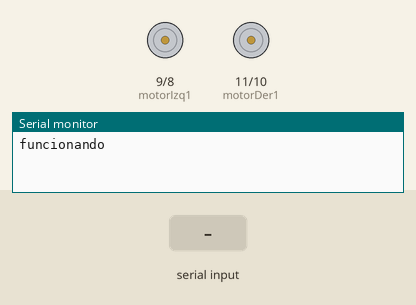
The sketch below on a simulated Arduino Uno, built with avr-gcc and run on an emulated ATmega328P. Shown: motor-driver pin pairs drawn as motors (green arrow = first pin HIGH = forward, orange = second pin HIGH = backward, longer = more drive), the last lines printed to the serial monitor. Inputs (shaded band) come from the test bench.

Above: at 1.2 s.
1.3 s: "a" received over Serial
At 2.5 s:
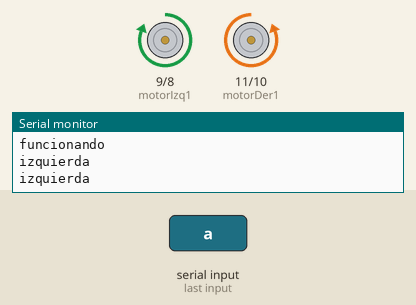
2.8 s: "s" received over Serial
At 3.7 s:
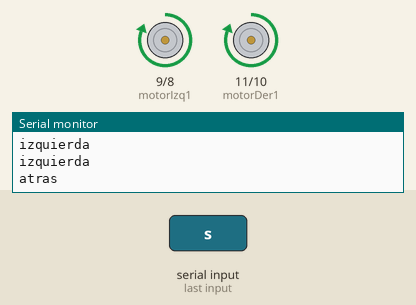
4.3 s: "d" received over Serial
At 4.8 s:
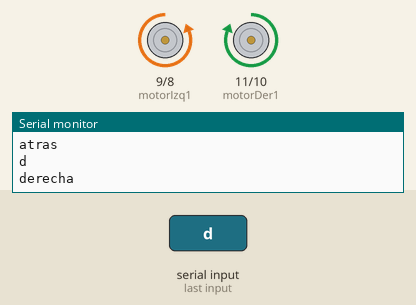
5.8 s: "w" received over Serial
At 7.1 s:
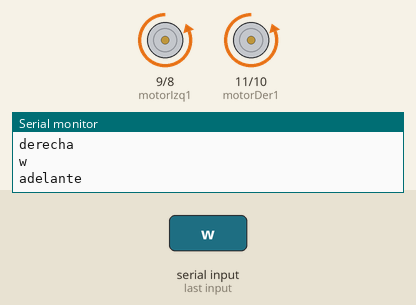
Timing chart, 0 to 8.3 s (numbered marks = the images above; inputs shaded):
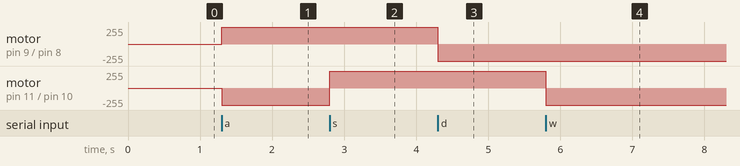

The sketch:

carrito_BT.ino
```cpp
/*********************************
 **  sumobots Fetec 2016       **
 * *******************************
 *
 * Firmware hecho para el control de un sumobot o carrito con bluetooth
 * utilizando el driver L298N, HC-05 o hc-06 y arduino uno
 *
 * Hecho por Yeffri J Salazar.
 * Comunidad Arduino Guatemala y Najt Labs.
 * github.com/yeffrimic
 *
 */


//#include <SoftwareSerial.h>
//SoftwareSerial Serial(2,3);//rx, tx

// Configuramos los pines que vamos a usar
int motorDer1=11;//El pin 2 a In1 del L298N
int motorDer2=10;//El pin 3 a In2 del L298N
int motorIzq1=9;//El pin 7 a In3 del L298N
int motorIzq2=8;//El pin 4 a In4 del L298N

int velocidad=150;


void setup() {
 Serial.begin(9600);
  Serial.begin(9600);

  pinMode(motorDer1, OUTPUT);
  pinMode(motorDer2, OUTPUT);
  pinMode(motorIzq1, OUTPUT);
  pinMode(motorIzq2, OUTPUT);
  Serial.println("funcionando");
}

void atras(){
  digitalWrite(motorDer1,HIGH);
  digitalWrite(motorDer2,LOW);
  digitalWrite(motorIzq1,HIGH);
  digitalWrite(motorIzq2,LOW);
}
void adelante(){
  digitalWrite(motorDer1,LOW);
  digitalWrite(motorDer2,HIGH);
  digitalWrite(motorIzq1,LOW);
  digitalWrite(motorIzq2,HIGH);
}
void giraDerecha(){
  digitalWrite(motorDer1,HIGH);
  digitalWrite(motorDer2,LOW);
  digitalWrite(motorIzq1,LOW);
  digitalWrite(motorIzq2,HIGH);
}
void giraIzquierda(){
  digitalWrite(motorDer1,LOW);
  digitalWrite(motorDer2,HIGH);
  digitalWrite(motorIzq1,HIGH);
  digitalWrite(motorIzq2,LOW);
}
void parar(){
  digitalWrite(motorDer1,LOW);
  digitalWrite(motorDer2,LOW);
  digitalWrite(motorIzq1,LOW);
  digitalWrite(motorIzq2,LOW);

}

void loop() {

if(Serial.available()>0){
  char dato=Serial.read();
  Serial.println(dato);
  switch(dato){
    case 'a':
    Serial.println("izquierda");
    Serial.println("izquierda");
    giraIzquierda();
    break;
    case 's':
    Serial.println("atras");
    atras();
    break;
    case 'd':
    Serial.println("derecha");
    giraDerecha();
    break;
    case 'w':
    Serial.println("adelante");
    adelante();
    break;
    default:
    parar();
    break;
  }
}

if(Serial.available()>0){
  char dato=Serial.read();
  switch(dato){
    case 'a':
    Serial.println("izquierda");
    Serial.println("izquierda");
    giraIzquierda();
    break;
    case 's':
    Serial.println("atras");
    atras();
    break;
    case 'd':
    Serial.println("derecha");
    giraDerecha();
    break;
    case 'w':
    Serial.println("adelante");
    adelante();
    break;
    default:
    parar();
    break;
  }
}
}
```

Measured:
- after the input at 1.3 s, motor on pin 9 (motorIzq1) / pin 8 (motorIzq2): stopped → forward 255/255 at once; motor on pin 11 (motorDer1) / pin 10 (motorDer2): stopped → backward 255/255 at once
- after the input at 2.8 s, motor on pin 11 (motorDer1) / pin 10 (motorDer2): backward 255/255 → forward 255/255 at once
- after the input at 4.3 s, motor on pin 9 (motorIzq1) / pin 8 (motorIzq2): forward 255/255 → backward 255/255 at once
- after the input at 5.8 s, motor on pin 11 (motorDer1) / pin 10 (motorDer2): forward 255/255 → backward 255/255 at once
